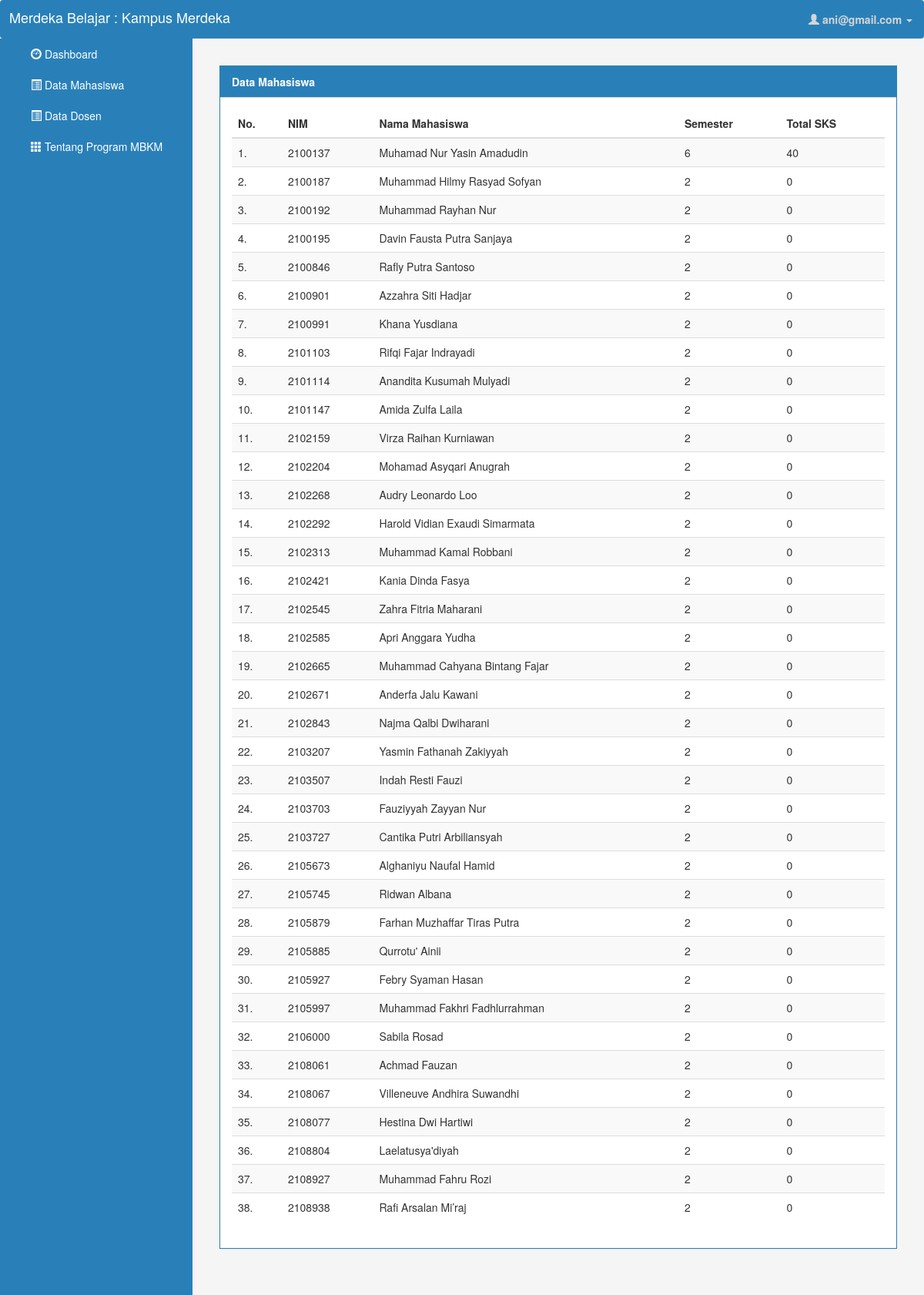
Page /laundry-masuk/index.php (signed in) on the committed database.
### tables this page shows
CREATE TABLE `mahasiswa` (
  `id_mahasiswa` int(11) NOT NULL,
  `nim` varchar(7) NOT NULL,
  `nama_mahasiswa` varchar(45) NOT NULL,
  `alamat` varchar(250) NOT NULL,
  `tanggal_lahir` date NOT NULL,
  `no_hp` varchar(13) NOT NULL,
  `semester_sekarang` int(11) NOT NULL,
  `total_sks` int(11) NOT NULL,
  `id_waldos` int(11) NOT NULL,
  `id_prodi` int(11) NOT NULL
);

### laundry-masuk/functions.php (called while the page is built, shortened)
<?php
    require('../koneksi.php');
    function tampil($query) {
        global $conn;
        $result = mysqli_query($conn, $query);
        $rows = [];
        while($row = mysqli_fetch_assoc($result)) {
            $rows[] = $row;
        }
        return $rows;
    }
?>

### laundry-masuk/index.php (the view, shortened to what this page needs)
<?php
    require 'functions.php';
    $enters = tampil("SELECT * FROM mahasiswa");
    include ('../view/header.php');
?>
<div id="page-content-wrapper">
    <div class="container-fluid">
        <div class="row">
            <div class="col-lg-12">
                <div class="panel panel-default">
                    <div class="panel-heading">Data Mahasiswa</div>
                    <div class="panel-body">
                        <table class="table table-striped table-responsive">
                            <thead>
                                <tr>
                                    <th>No.</th>
                                    <th>NIM</th>
                                    <th>Nama Mahasiswa</th>
                                    <th>Semester</th>
                                    <th>Total SKS</th>
                                </tr>
                            </thead>
                            <tbody>
                                <?php $no = 1; ?>
                                <?php foreach ($enters as $enter) : ?>
                                <tr>
                                    <td><?= $no; ?>.</td>
                                    <td><?= $enter["nim"]; ?></td>
                                    <td><?= $enter["nama_mahasiswa"] ?></td>
                                    <td><?= $enter["semester_sekarang"] ?></td>
                                    <td><?= $enter["total_sks"] ?></td>
                                </tr>
                                <?php $no++; ?>
                                <?php endforeach; ?>
                            </tbody>
                        </table>
                    </div>
                </div>
            </div>
        </div>
    </div>
</div>
<?php
    include('../view/footer.php');
?>

### view/header.php (shortened to what this page needs)
<!doctype html>
<html lang="en">
<head>
    <link rel="stylesheet" href="../css/bootstrap.min.css">
    <link rel="stylesheet" href="../css/main.css">
    <link rel="stylesheet" href="../css/sidebar.css">
</head>
<body>
    <?php include('navbar.php'); ?>
    <div id="wrapper">
        <?php include('sidebar.php'); ?>

### view/navbar.php (shortened to what this page needs)
<nav class="navbar navbar-inverse">
    <div class="container-fluid">
        <div class="navbar-header">
            <a class="navbar-brand" href="#menu-toggle" id="menu-toggle">Merdeka Belajar : Kampus Merdeka</a>
        </div>
        <ul class="nav navbar-nav navbar-right">
            <li class="dropdown">
                <a class="dropdown-toggle" data-toggle="dropdown" href="#">
                    <span class="glyphicon glyphicon-user"></span>
                    <b>
                        <?php echo $_SESSION["user"]; ?>
                    </b>
                    <span class="caret"></span>
                </a>
            </li>
        </ul>
    </div>
</nav>

### view/sidebar.php
<div id="sidebar-wrapper">
    <ul class="sidebar-nav">
        <li>
            <a href="../index.php"><span class="glyphicon glyphicon-dashboard"></span> Dashboard</a>
        </li>
        <li>
            <a href="../laundry-masuk"><span class="glyphicon glyphicon-list-alt"></span> Data Mahasiswa</a>
        </li>
        <li>
            <a href="../laundry-keluar"><span class="glyphicon glyphicon-list-alt"></span> Data Dosen</a>
        </li>
        <li>
            <a href="../tentang"><span class="glyphicon glyphicon-th"></span> Tentang Program MBKM</a>
        </li>
    </ul>
</div>

### view/footer.php (shortened to what this page needs)
        </div>
    </body>
</html>

### css/main.css (style rules this page uses)
body { background: #F5F5F5; }
.navbar { margin-bottom: 0; background-color: #2980b9; border: 0; }
.navbar .navbar-brand { color: #fff !important; padding: 12px; }
.navbar li a { color: #d5d5d5 !important; }
.panel { margin-top: 15px; border: 1px solid #2980b9; border-radius: 0; transition: box-shadow 0.5s; }
.panel-heading { color: #fff !important; font-weight: bold; background-color: #2980b9 !important; border-bottom: 1px solid transparent; border-top-left-radius: 0px; border-top-right-radius: 0px; border-bottom-left-radius: 0px; border-bottom-right-radius: 0px; }

### css/sidebar.css (style rules this page uses)
#wrapper { padding-left: 0; -webkit-transition: all 0.5s ease; -moz-transition: all 0.5s ease; -o-transition: all 0.5s ease; transition: all 0.5s ease; }
#sidebar-wrapper { z-index: 1000; position: fixed; left: 250px; width: 0; height: 100%; margin-left: -250px; overflow-y: auto; background: #2980b9; -webkit-transition: all 0.5s ease; -moz-transition: all 0.5s ease; -o-transition: all 0.5s ease; transition: all 0.5s ease; }
#page-content-wrapper { width: 100%; position: absolute; padding: 15px; }
.sidebar-nav { position: absolute; top: 0; width: 250px; margin: 0; padding: 0; list-style: none; }
.sidebar-nav li { text-indent: 20px; line-height: 40px; }
.sidebar-nav li a { display: block; text-decoration: none; color: #fff; }
@media (min-width:768px) { #wrapper { padding-left: 250px; } }
@media (min-width:768px) { #sidebar-wrapper { width: 250px; } }
@media (min-width:768px) { #page-content-wrapper { padding: 20px; position: relative; } }

### rows in the picture
mahasiswa: nim "2100137", nama_mahasiswa "Muhamad Nur Yasin Amadudin", semester_sekarang "6", total_sks "40"
mahasiswa: nim "2100187", nama_mahasiswa "Muhammad Hilmy Rasyad Sofyan", semester_sekarang "2", total_sks "0"
mahasiswa: nim "2100192", nama_mahasiswa "Muhammad Rayhan Nur", semester_sekarang "2", total_sks "0"
mahasiswa: nim "2100195", nama_mahasiswa "Davin Fausta Putra Sanjaya", semester_sekarang "2", total_sks "0"
mahasiswa: nim "2100846", nama_mahasiswa "Rafly Putra Santoso", semester_sekarang "2", total_sks "0"
mahasiswa: nim "2100901", nama_mahasiswa "Azzahra Siti Hadjar", semester_sekarang "2", total_sks "0"
mahasiswa: nim "2100991", nama_mahasiswa "Khana Yusdiana", semester_sekarang "2", total_sks "0"
mahasiswa: nim "2101103", nama_mahasiswa "Rifqi Fajar Indrayadi", semester_sekarang "2", total_sks "0"
mahasiswa: nim "2101114", nama_mahasiswa "Anandita Kusumah Mulyadi", semester_sekarang "2", total_sks "0"
mahasiswa: nim "2101147", nama_mahasiswa "Amida Zulfa Laila", semester_sekarang "2", total_sks "0"
mahasiswa: nim "2102159", nama_mahasiswa "Virza Raihan Kurniawan", semester_sekarang "2", total_sks "0"
mahasiswa: nim "2102204", nama_mahasiswa "Mohamad Asyqari Anugrah", semester_sekarang "2", total_sks "0"
mahasiswa: nim "2102268", nama_mahasiswa "Audry Leonardo Loo", semester_sekarang "2", total_sks "0"
mahasiswa: nim "2102292", nama_mahasiswa "Harold Vidian Exaudi Simarmata", semester_sekarang "2", total_sks "0"
mahasiswa: nim "2102313", nama_mahasiswa "Muhammad Kamal Robbani", semester_sekarang "2", total_sks "0"
mahasiswa: nim "2102421", nama_mahasiswa "Kania Dinda Fasya", semester_sekarang "2", total_sks "0"
mahasiswa: nim "2102545", nama_mahasiswa "Zahra Fitria Maharani", semester_sekarang "2", total_sks "0"
mahasiswa: nim "2102585", nama_mahasiswa "Apri Anggara Yudha", semester_sekarang "2", total_sks "0"
mahasiswa: nim "2102665", nama_mahasiswa "Muhammad Cahyana Bintang Fajar", semester_sekarang "2", total_sks "0"
mahasiswa: nim "2102671", nama_mahasiswa "Anderfa Jalu Kawani", semester_sekarang "2", total_sks "0"
mahasiswa: nim "2102843", nama_mahasiswa "Najma Qalbi Dwiharani", semester_sekarang "2", total_sks "0"
mahasiswa: nim "2103207", nama_mahasiswa "Yasmin Fathanah Zakiyyah", semester_sekarang "2", total_sks "0"
mahasiswa: nim "2103507", nama_mahasiswa "Indah Resti Fauzi", semester_sekarang "2", total_sks "0"
mahasiswa: nim "2103703", nama_mahasiswa "Fauziyyah Zayyan Nur", semester_sekarang "2", total_sks "0"
mahasiswa: nim "2103727", nama_mahasiswa "Cantika Putri Arbiliansyah", semester_sekarang "2", total_sks "0"
mahasiswa: nim "2105673", nama_mahasiswa "Alghaniyu Naufal Hamid", semester_sekarang "2", total_sks "0"
mahasiswa: nim "2105745", nama_mahasiswa "Ridwan Albana", semester_sekarang "2", total_sks "0"
mahasiswa: nim "2105879", nama_mahasiswa "Farhan Muzhaffar Tiras Putra", semester_sekarang "2", total_sks "0"
mahasiswa: nim "2105885", nama_mahasiswa "Qurrotu' Ainii", semester_sekarang "2", total_sks "0"
mahasiswa: nim "2105927", nama_mahasiswa "Febry Syaman Hasan", semester_sekarang "2", total_sks "0"
mahasiswa: nim "2105997", nama_mahasiswa "Muhammad Fakhri Fadhlurrahman", semester_sekarang "2", total_sks "0"
mahasiswa: nim "2106000", nama_mahasiswa "Sabila Rosad", semester_sekarang "2", total_sks "0"
mahasiswa: nim "2108061", nama_mahasiswa "Achmad Fauzan", semester_sekarang "2", total_sks "0"
mahasiswa: nim "2108067", nama_mahasiswa "Villeneuve Andhira Suwandhi", semester_sekarang "2", total_sks "0"
mahasiswa: nim "2108077", nama_mahasiswa "Hestina Dwi Hartiwi", semester_sekarang "2", total_sks "0"
mahasiswa: nim "2108804", nama_mahasiswa "Laelatusya'diyah", semester_sekarang "2", total_sks "0"
mahasiswa: nim "2108927", nama_mahasiswa "Muhammad Fahru Rozi", semester_sekarang "2", total_sks "0"
mahasiswa: nim "2108938", nama_mahasiswa "Rafi Arsalan Mi’raj", semester_sekarang "2", total_sks "0"

### other values in the picture
$_SESSION["user"] "ani@gmail.com"
